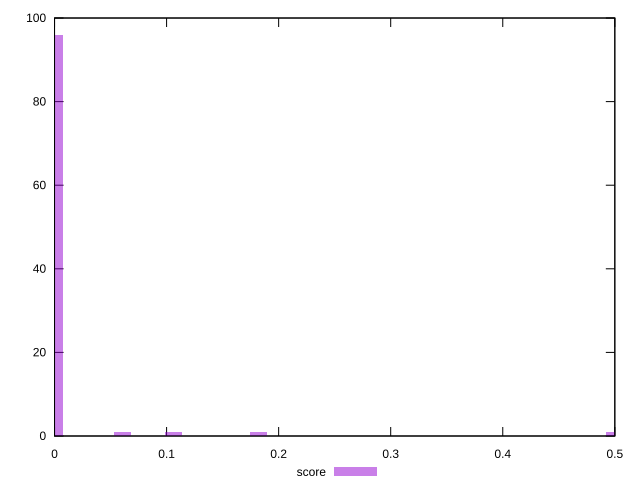

Here is the gnuplot script that generated this plot:
reset

$score <<EOF
0.0605858525677333 1
0.10602524199353328 1
0 96
0.1817575577031999 1
0.49983328368379976 1
EOF

set key outside below
set boxwidth 0.015146463141933325
set xrange [0:0.5]
set yrange [0:100]
set trange [0:100]
set style fill transparent solid 0.5 noborder
set terminal svg size 640, 490 enhanced background rgb 'white'
set output "report/report_00029_2021-02-24T13-36-40.390Z/uses-text-compression/samples/music/score/histogram.svg"

plot $score title "score" with boxes

reset
